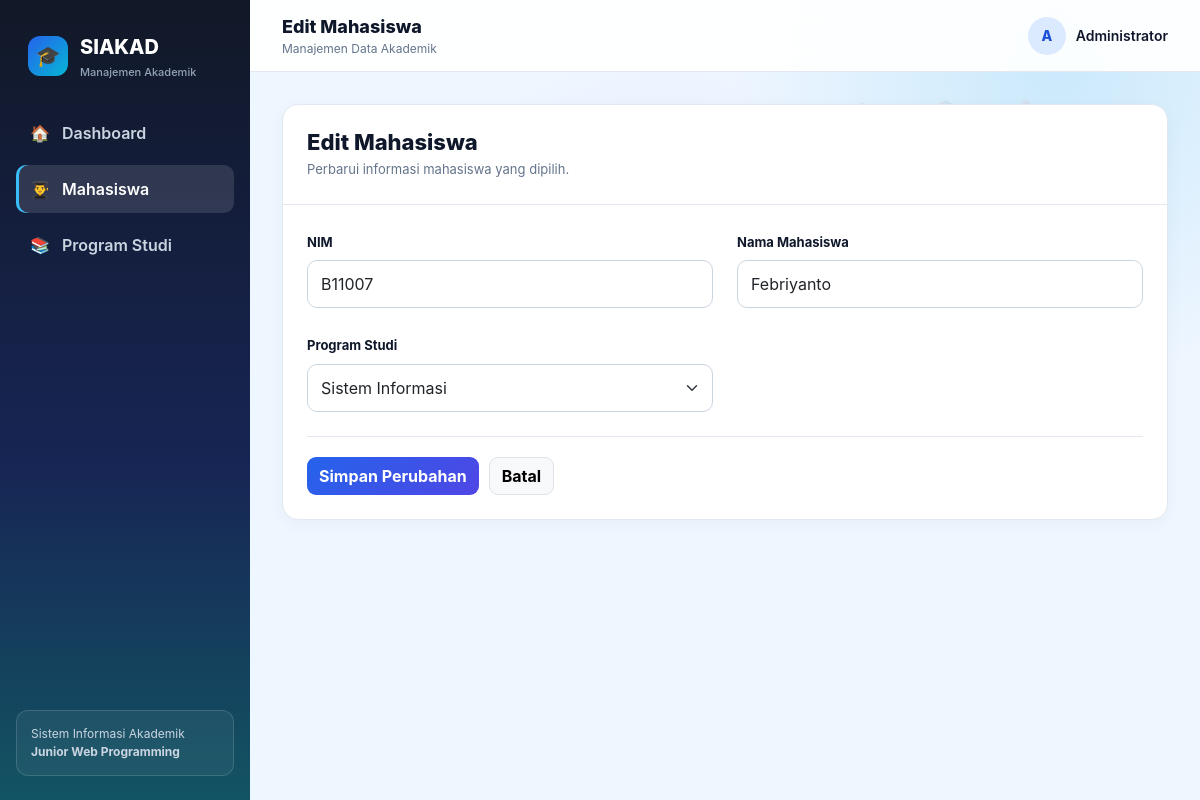
Page /edit.php?nim=B11007 on the committed database.
### tables this page shows
CREATE TABLE `mahasiswa` (
  `nim` varchar(7) NOT NULL,
  `nama_mahasiswa` varchar(100) NOT NULL,
  `kode_prodi` varchar(2) NOT NULL
);

CREATE TABLE `program_studi` (
  `kode_prodi` varchar(2) NOT NULL,
  `nama_prodi` varchar(30) NOT NULL,
  `akreditasi` varchar(1) NOT NULL
);

### edit.php (the view, shortened to what this page needs)
<?php
include 'koneksi.php';
$nim_to_edit = $_GET['nim'];
$query_mhs = "SELECT * FROM mahasiswa WHERE nim = ?";
$stmt_mhs = mysqli_prepare($koneksi, $query_mhs);
mysqli_stmt_bind_param($stmt_mhs, "s", $nim_to_edit);
mysqli_stmt_execute($stmt_mhs);
$result_mhs = mysqli_stmt_get_result($stmt_mhs);
$mhs = mysqli_fetch_assoc($result_mhs);
$prodi_query = "SELECT * FROM program_studi";
$prodi_result = mysqli_query($koneksi, $prodi_query);
?>
<!DOCTYPE html><html lang="id"><head><meta charset="UTF-8"><meta name="viewport" content="width=device-width, initial-scale=1.0"><title>Edit Mahasiswa | SIAKAD</title><link href="https://cdn.jsdelivr.net/npm/bootstrap@5.3.3/dist/css/bootstrap.min.css" rel="stylesheet"><link href="assets/style.css" rel="stylesheet"></head><body><div class="app-shell"><aside class="sidebar"><div class="brand"><div class="brand-icon">🎓</div><div>SIAKAD<small>Manajemen Akademik</small></div></div><nav class="nav-menu"><a class="nav-link-custom" href="index.php">🏠 <span>Dashboard</span></a><a class="nav-link-custom active" href="index.php#mahasiswa-tab-pane">👨‍🎓 <span>Mahasiswa</span></a><a class="nav-link-custom" href="index.php#prodi-tab-pane">📚 <span>Program Studi</span></a></nav><div class="sidebar-footer">Sistem Informasi Akademik<br><strong>Junior Web Programming</strong></div></aside><main class="main"><header class="topbar"><div><div class="page-title">Edit Mahasiswa</div><div class="page-subtitle">Manajemen Data Akademik</div></div><div class="user-chip"><div class="avatar">A</div><span>Administrator</span></div></header><section class="content"><div class="form-page"><div class="form-card"><div class="form-head"><h2>Edit Mahasiswa</h2><p>Perbarui informasi mahasiswa yang dipilih.</p></div><div class="form-body"><form action="edit.php" method="POST"><div class="row g-4"><div class="col-md-6"><label for="nim" class="form-label">NIM</label><input type="text" class="form-control" id="nim" name="nim" value="<?php echo htmlspecialchars($mhs['nim'] ?? ''); ?>" readonly required></div><div class="col-md-6"><label for="nama_mahasiswa" class="form-label">Nama Mahasiswa</label><input type="text" class="form-control" id="nama_mahasiswa" name="nama_mahasiswa" value="<?php echo htmlspecialchars($mhs['nama_mahasiswa'] ?? ''); ?>"  required></div><div class="col-md-6"><label for="kode_prodi" class="form-label">Program Studi</label><select class="form-select" id="kode_prodi" name="kode_prodi" required><option value="">-- Pilih Program Studi --</option><?php while ($prodi = mysqli_fetch_assoc($prodi_result)) { echo '<option value="'.htmlspecialchars($prodi['kode_prodi']).'" '.($prodi['kode_prodi']==($mhs['kode_prodi'] ?? '')?'selected':'').'>' . htmlspecialchars($prodi['nama_prodi']) . '</option>'; } ?></select></div></div><div class="form-actions"><button type="submit" class="btn btn-primary">Simpan Perubahan</button><a href="index.php" class="btn btn-light border">Batal</a></div></form></div></div></div></section></main></div></body></html>

### assets/style.css (style rules this page uses)
:root { --primary:#2563eb;--primary-dark:#1d4ed8;--sidebar:#0f172a;--bg:#f1f5f9;--text:#0f172a;--muted:#64748b;--border:#e2e8f0;--success:#16a34a;--danger:#dc2626;--warning:#d97706 }
* { box-sizing:border-box }
body { margin:0;background:var(--bg);color:var(--text);font-family:Inter,system-ui,-apple-system,"Segoe UI",sans-serif }
.app-shell { min-height:100vh;display:flex }
.sidebar { width:250px;background:var(--sidebar);color:#fff;padding:24px 16px;position:fixed;inset:0 auto 0 0;z-index:1000 }
.brand { display:flex;align-items:center;gap:12px;padding:8px 12px 28px;font-weight:800;font-size:20px }
.brand-icon { width:40px;height:40px;border-radius:12px;background:#2563eb;display:grid;place-items:center;font-size:20px }
.brand small { display:block;color:#94a3b8;font-size:11px;font-weight:500;margin-top:2px }
.nav-menu { display:grid;gap:8px }
.nav-link-custom { display:flex;align-items:center;gap:12px;color:#cbd5e1;text-decoration:none;padding:12px 14px;border-radius:10px;font-weight:600 }
.nav-link-custom:hover,.nav-link-custom.active { background:#1e293b;color:#fff }
.sidebar-footer { position:absolute;bottom:24px;left:16px;right:16px;padding:14px;border:1px solid #334155;border-radius:12px;color:#cbd5e1;font-size:12px }
.main { margin-left:250px;width:calc(100% - 250px);min-width:0 }
.topbar { height:72px;background:#fff;border-bottom:1px solid var(--border);display:flex;align-items:center;justify-content:space-between;padding:0 32px;position:sticky;top:0;z-index:900 }
.page-title { font-size:18px;font-weight:800 }
.page-subtitle { font-size:12px;color:var(--muted) }
.user-chip { display:flex;align-items:center;gap:10px;font-weight:600;font-size:14px }
.avatar { width:38px;height:38px;border-radius:50%;background:#dbeafe;color:#1d4ed8;display:grid;place-items:center;font-weight:800 }
.content { padding:32px }
.btn { border-radius:9px;font-weight:700 }
.btn-primary { background:var(--primary);border-color:var(--primary) }
.form-page { max-width:900px;margin:0 auto }
.form-card { background:#fff;border:1px solid var(--border);border-radius:16px;box-shadow:0 4px 16px rgba(15,23,42,.04);overflow:hidden }
.form-head { padding:24px;border-bottom:1px solid var(--border) }
.form-head h2 { font-size:22px;font-weight:800;margin:0 0 5px }
.form-head p { color:var(--muted);margin:0;font-size:13px }
.form-body { padding:24px }
.form-label { font-weight:700;font-size:13px }
.form-control,.form-select { border-radius:10px;padding:11px 13px;border-color:#cbd5e1 }
.form-actions { display:flex;gap:10px;margin-top:24px;padding-top:20px;border-top:1px solid var(--border) }
body:has(.app-shell) { background:#eef6ff; background-image: radial-gradient(circle at 88% 8%, rgba(14,165,233,.16) 0, rgba(14,165,233,0) 25%), radial-gradient(circle at 55% 35%, rgba(99,102,241,.08) 0, rgba(99,102,241,0) 28%); }
.main { position:relative;overflow:hidden }
.main::before { content:"🎓 📚 ✏️ 💻";position:absolute;right:35px;top:92px;font-size:34px;letter-spacing:18px;opacity:.07;pointer-events:none;white-space:nowrap }
.topbar { background:rgba(255,255,255,.92);backdrop-filter:blur(12px) }
.content { position:relative }
.btn-primary { background:linear-gradient(135deg,#2563eb,#4f46e5);border:0 }
.sidebar { background:linear-gradient(180deg,#111827 0%,#172554 58%,#0f766e 130%) }
.brand-icon { background:linear-gradient(135deg,#2563eb,#06b6d4) }
.nav-link-custom:hover,.nav-link-custom.active { background:rgba(255,255,255,.12);box-shadow:inset 3px 0 #38bdf8 }
.sidebar-footer { background:rgba(255,255,255,.05);border-color:rgba(255,255,255,.14) }

### rows in the picture
mahasiswa: nim "B11007", nama_mahasiswa "Febriyanto", kode_prodi "Sistem Informasi"
